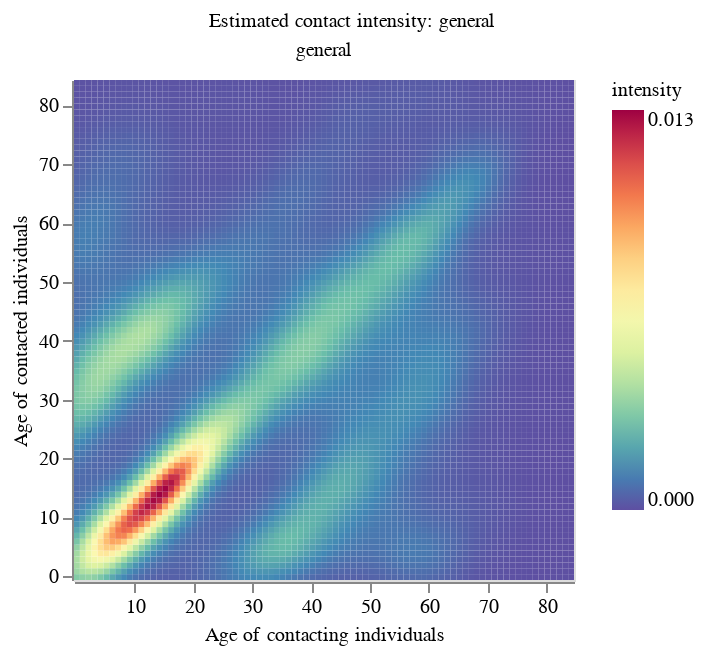

Notebook source saved alongside this figure:
### Code cell
visual.plot_cint()['general']

### Figure 1 — Vega-Lite specification as saved in the notebook (floating-point values rounded to 4 significant figures; data arrays with more than 128 entries replaced by an {"elided": "..."} marker saying what was removed)
{"config": {"view": {"continuousWidth": 300, "continuousHeight": 300}}, "data": {"name": "data-2d4764793ee358ee09af414b72842779"}, "mark": {"type": "rect"}, "encoding": {"color": {"field": "z", "legend": {"labelFontSize": 10, "labelFontWeight": "normal", "orient": "right", "titleFontSize": 10, "titleFontWeight": "normal"}, "scale": {"reverse": true, "scheme": "spectral"}, "title": "intensity", "type": "quantitative"}, "facet": {"columns": 3, "field": "label", "title": null, "type": "nominal"}, "x": {"axis": {"grid": false, "labelAngle": 0, "labelFontSize": 10, "labelFontWeight": "normal", "titleFontSize": 10, "titleFontWeight": "normal", "values": [0.0, 10.0, 20.0, 30.0, 40.0, 50.0, 60.0, 70.0, 80.0, 90.0]}, "field": "x", "title": "Age of contacting individuals", "type": "ordinal"}, "y": {"axis": {"grid": false, "labelFontSize": 10, "labelFontWeight": "normal", "titleFontSize": 10, "titleFontWeight": "normal", "values": [0.0, 10.0, 20.0, 30.0, 40.0, 50.0, 60.0, 70.0, 80.0, 90.0]}, "field": "y", "scale": {"reverse": true}, "title": "Age of contacted individuals", "type": "ordinal"}}, "height": 250, "title": {"text": ["Estimated contact intensity: general"], "fontSize": 10, "fontWeight": "normal", "anchor": "middle"}, "width": 250, "$schema": "https://vega.github.io/schema/vega-lite/v5.20.1.json", "datasets": {"data-2d4764793ee358ee09af414b72842779": {"elided": "7225 records"}}}
